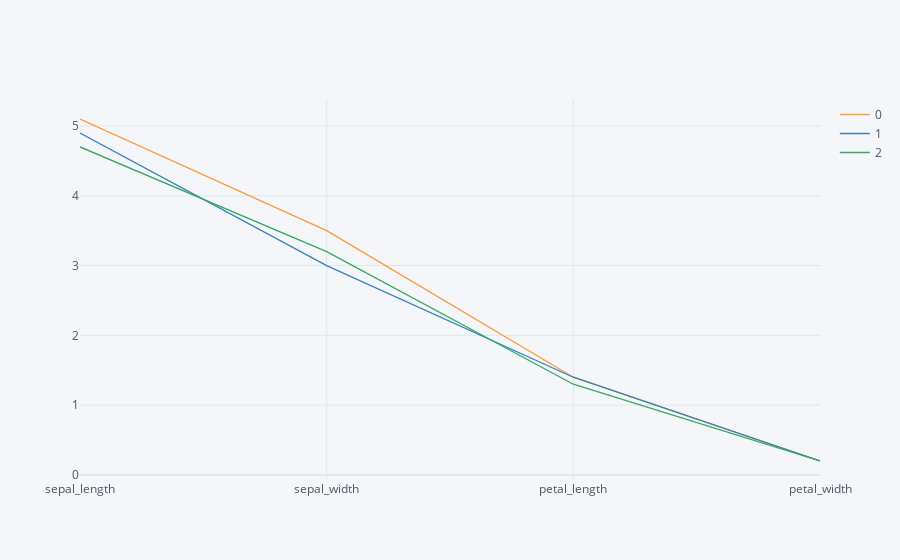

Notebook code cell kept with this figure:
### Code cell
df.iplot()

### Figure 1 — Plotly figure (JSON) as saved in the notebook; plotly's stock layout.template omitted (floating-point values rounded to 4 significant figures)
{"data": [{"line": {"color": "rgba(255, 153, 51, 1.0)", "dash": "solid", "shape": "linear", "width": 1.3}, "mode": "lines", "name": "0", "text": "", "type": "scatter", "x": ["sepal_length", "sepal_width", "petal_length", "petal_width"], "y": [5.1, 3.5, 1.4, 0.2]}, {"line": {"color": "rgba(55, 128, 191, 1.0)", "dash": "solid", "shape": "linear", "width": 1.3}, "mode": "lines", "name": "1", "text": "", "type": "scatter", "x": ["sepal_length", "sepal_width", "petal_length", "petal_width"], "y": [4.9, 3, 1.4, 0.2]}, {"line": {"color": "rgba(50, 171, 96, 1.0)", "dash": "solid", "shape": "linear", "width": 1.3}, "mode": "lines", "name": "2", "text": "", "type": "scatter", "x": ["sepal_length", "sepal_width", "petal_length", "petal_width"], "y": [4.7, 3.2, 1.3, 0.2]}], "layout": {"legend": {"bgcolor": "#F5F6F9", "font": {"color": "#4D5663"}}, "paper_bgcolor": "#F5F6F9", "plot_bgcolor": "#F5F6F9", "title": {"font": {"color": "#4D5663"}}, "xaxis": {"gridcolor": "#E1E5ED", "showgrid": true, "tickfont": {"color": "#4D5663"}, "title": {"font": {"color": "#4D5663"}, "text": ""}, "zerolinecolor": "#E1E5ED"}, "yaxis": {"gridcolor": "#E1E5ED", "showgrid": true, "tickfont": {"color": "#4D5663"}, "title": {"font": {"color": "#4D5663"}, "text": ""}, "zerolinecolor": "#E1E5ED"}}}
